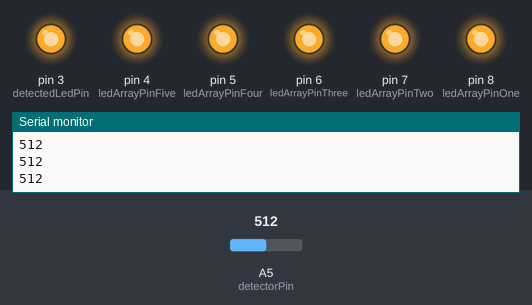
The sketch below on a simulated Arduino Uno, built with avr-gcc and run on an emulated ATmega328P. Parts: output pins drawn as LEDs (lit = HIGH), the last lines printed to the serial monitor. The inputs (shaded band) are chosen by the test bench; at power-on: A5 (detectorPin) = 512.

Above: at 1.2 s.
1.3 s: A5 (detectorPin) set to 214
2.8 s: A5 (detectorPin) set to 196
At 3.7 s:
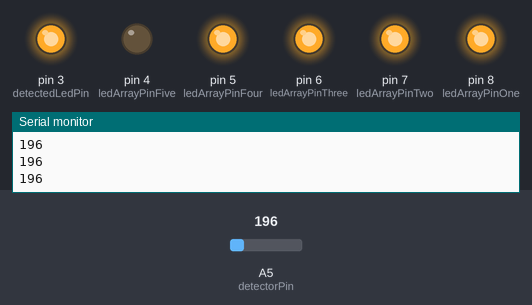
4.3 s: A5 (detectorPin) set to 168
5.8 s: A5 (detectorPin) set to 137
At 7.0 s:
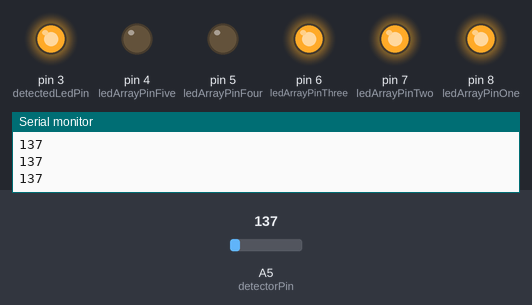
7.3 s: A5 (detectorPin) set to 110
8.8 s: A5 (detectorPin) set to 95
At 9.5 s:
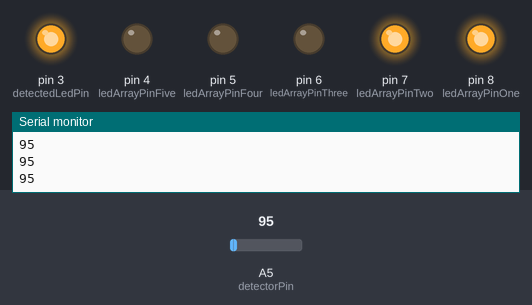
Timing chart, 0 to 11.3 s (numbered marks = the images above; inputs shaded):
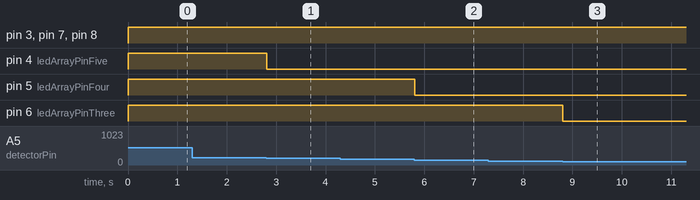

The sketch:

p04_EMF_detector.ino
```cpp
const int ledArrayPinOne = 8;
const int ledArrayPinTwo = 7;
const int ledArrayPinThree = 6;
const int ledArrayPinFour = 5;
const int ledArrayPinFive = 4;
const int detectedLedPin = 3;
const int detectorPin = 5;

int detectorSignal = 0;
int lowestActivityValue = 35;


void setup(){
  pinMode(ledArrayPinOne ,OUTPUT);
  pinMode(ledArrayPinTwo ,OUTPUT);
  pinMode(ledArrayPinThree ,OUTPUT);
  pinMode(ledArrayPinFour ,OUTPUT);
  pinMode(ledArrayPinFive ,OUTPUT);
  pinMode(detectedLedPin ,OUTPUT);
  //pinMode(detectorPin ,INPUT);

  Serial.begin(9600);

}

void loop(){
  detectorSignal = analogRead(detectorPin);
  constrain(detectorSignal, 1, 100);
  map(detectorSignal,1,100,1,255);
  Serial.println(detectorSignal);


  if(detectorSignal >= lowestActivityValue){
    digitalWrite(detectedLedPin, HIGH);

  }else{
   digitalWrite(detectedLedPin, LOW);
  }
  displayOnArray();
;;
}

void displayOnArray(){
  if(detectorSignal >= lowestActivityValue){
    digitalWrite(ledArrayPinOne, HIGH);
  }else{
    digitalWrite(ledArrayPinOne, LOW);
  }
  if(detectorSignal > 51){
    digitalWrite(ledArrayPinTwo, HIGH);
  }else{
    digitalWrite(ledArrayPinTwo, LOW);
  }
  if(detectorSignal > 102){
    digitalWrite(ledArrayPinThree, HIGH);
  }else{
    digitalWrite(ledArrayPinThree, LOW);
  }
  if(detectorSignal > 153){
    digitalWrite(ledArrayPinFour, HIGH);
  }else{
    digitalWrite(ledArrayPinFour, LOW);
  }
  if(detectorSignal > 204){
    digitalWrite(ledArrayPinFive, HIGH);
  }else{
    digitalWrite(ledArrayPinFive, LOW);
  }

}
```

Measured:
- the behaviour switches between 205 and 204 on A5 (detectorPin) (found by bisection; images 0 and 1)
- the behaviour switches between 154 and 153 on A5 (detectorPin) (found by bisection; images 1 and 2)
- the behaviour switches between 103 and 102 on A5 (detectorPin) (found by bisection; images 2 and 3)
- after the input at 2.8 s, pin 4 (ledArrayPinFive): HIGH → LOW at once
- after the input at 5.8 s, pin 5 (ledArrayPinFour): HIGH → LOW at once
- after the input at 8.8 s, pin 6 (ledArrayPinThree): HIGH → LOW at once
